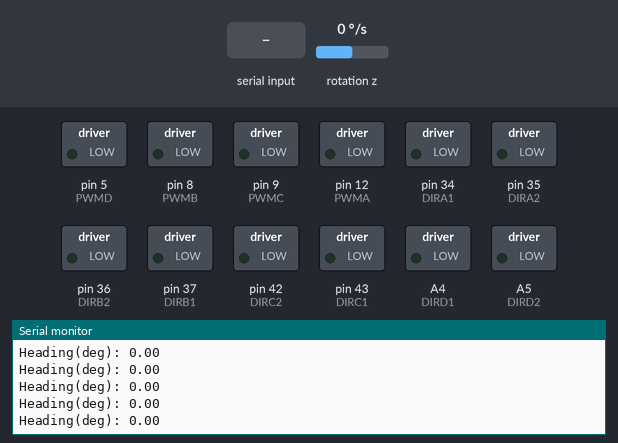
The sketch below on a simulated Arduino Mega 2560, built with avr-gcc and run on an emulated ATmega2560. On the bench: switched loads named in the sketch (green lamp = pin HIGH), the last lines printed to the serial monitor. Wiring (inferred from the names in the program): MPU-6050 motion sensor at I2C address 0x68. The test bench sets the inputs (shaded band); at power-on: rotation z 0 °/s.

Above: at 4.1 s.
4.2 s: "Z" received over Serial
At 4.32 s:
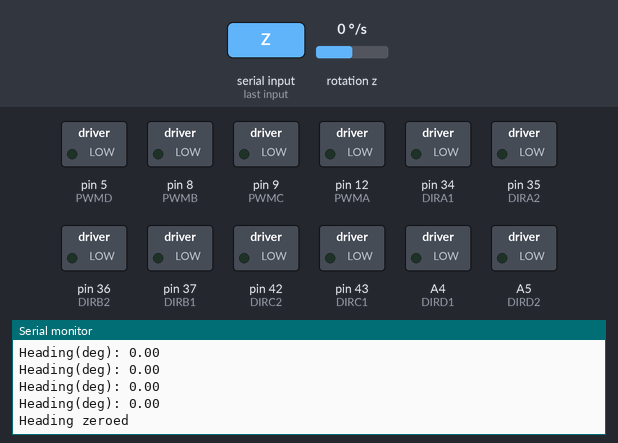
5.7 s: "T" received over Serial
7.2 s: "P" received over Serial
At 7.32 s:
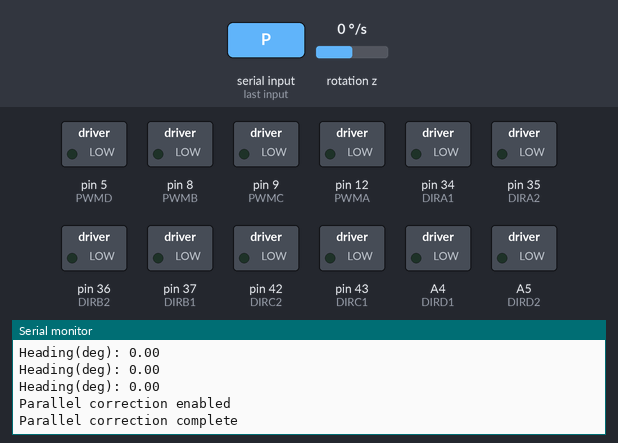

The sketch:

gyro_parallel_correction_test.ino
```cpp
#include <Arduino.h>
#include <Wire.h>

// 这个测试程序用于验证“陀螺仪平行矫正”逻辑。
// 程序会从 MPU6050 读取角速度，积分得到当前航向角，
// 然后控制底盘旋转回目标角度，用于测试停车后的平行修正。

// Motor pin mapping copied from Car_Volt_Feedback_24A.ino
#define PWMA 12
#define DIRA1 34
#define DIRA2 35

#define PWMB 8
#define DIRB1 37
#define DIRB2 36

#define PWMC 9
#define DIRC1 43
#define DIRC2 42

#define PWMD 5
#define DIRD1 A4
#define DIRD2 A5

#define MOTORA_FORWARD(pwm) do { digitalWrite(DIRA1, LOW);  digitalWrite(DIRA2, HIGH); analogWrite(PWMA, pwm); } while (0)
#define MOTORA_BACKOFF(pwm) do { digitalWrite(DIRA1, HIGH); digitalWrite(DIRA2, LOW);  analogWrite(PWMA, pwm); } while (0)
#define MOTORA_STOP()       do { digitalWrite(DIRA1, LOW);  digitalWrite(DIRA2, LOW);  analogWrite(PWMA, 0); } while (0)

#define MOTORB_FORWARD(pwm) do { digitalWrite(DIRB1, LOW);  digitalWrite(DIRB2, HIGH); analogWrite(PWMB, pwm); } while (0)
#define MOTORB_BACKOFF(pwm) do { digitalWrite(DIRB1, HIGH); digitalWrite(DIRB2, LOW);  analogWrite(PWMB, pwm); } while (0)
#define MOTORB_STOP()       do { digitalWrite(DIRB1, LOW);  digitalWrite(DIRB2, LOW);  analogWrite(PWMB, 0); } while (0)

#define MOTORC_FORWARD(pwm) do { digitalWrite(DIRC1, LOW);  digitalWrite(DIRC2, HIGH); analogWrite(PWMC, pwm); } while (0)
#define MOTORC_BACKOFF(pwm) do { digitalWrite(DIRC1, HIGH); digitalWrite(DIRC2, LOW);  analogWrite(PWMC, pwm); } while (0)
#define MOTORC_STOP()       do { digitalWrite(DIRC1, LOW);  digitalWrite(DIRC2, LOW);  analogWrite(PWMC, 0); } while (0)

#define MOTORD_FORWARD(pwm) do { digitalWrite(DIRD1, LOW);  digitalWrite(DIRD2, HIGH); analogWrite(PWMD, pwm); } while (0)
#define MOTORD_BACKOFF(pwm) do { digitalWrite(DIRD1, HIGH); digitalWrite(DIRD2, LOW);  analogWrite(PWMD, pwm); } while (0)
#define MOTORD_STOP()       do { digitalWrite(DIRD1, LOW);  digitalWrite(DIRD2, LOW);  analogWrite(PWMD, 0); } while (0)

const uint8_t MPU6050_ADDR = 0x68;
const float GYRO_SCALE_DPS_PER_LSB = 131.0f;  // FS_SEL = 0, +-250 deg/s
const float HEADING_TOLERANCE_DEG = 1.5f;
const int ROTATE_PWM = 120;

// headingDeg 表示当前相对零点的航向角。
// targetHeadingDeg 表示希望矫正回去的目标角度。
float gyroZBias = 0.0f;
float headingDeg = 0.0f;
float targetHeadingDeg = 0.0f;
unsigned long lastUpdateMicros = 0;
unsigned long lastTelemetryMs = 0;
bool correctionEnabled = false;

void stopCar() {
  MOTORA_STOP();
  MOTORB_STOP();
  MOTORC_STOP();
  MOTORD_STOP();
}

void rotateLeft(int pwm) {
  MOTORA_BACKOFF(pwm);
  MOTORB_BACKOFF(pwm);
  MOTORC_BACKOFF(pwm);
  MOTORD_BACKOFF(pwm);
}

void rotateRight(int pwm) {
  MOTORA_FORWARD(pwm);
  MOTORB_FORWARD(pwm);
  MOTORC_FORWARD(pwm);
  MOTORD_FORWARD(pwm);
}

void setupMotorPins() {
  pinMode(PWMA, OUTPUT);
  pinMode(DIRA1, OUTPUT);
  pinMode(DIRA2, OUTPUT);

  pinMode(PWMB, OUTPUT);
  pinMode(DIRB1, OUTPUT);
  pinMode(DIRB2, OUTPUT);

  pinMode(PWMC, OUTPUT);
  pinMode(DIRC1, OUTPUT);
  pinMode(DIRC2, OUTPUT);

  pinMode(PWMD, OUTPUT);
  pinMode(DIRD1, OUTPUT);
  pinMode(DIRD2, OUTPUT);
}

// 向 MPU6050 写寄存器的简单封装。
void writeMpuRegister(uint8_t reg, uint8_t value) {
  Wire.beginTransmission(MPU6050_ADDR);
  Wire.write(reg);
  Wire.write(value);
  Wire.endTransmission();
}

// 通过 I2C 从 MPU6050 连续读取若干字节。
bool readMpuBytes(uint8_t startReg, uint8_t count, uint8_t *buffer) {
  Wire.beginTransmission(MPU6050_ADDR);
  Wire.write(startReg);
  if (Wire.endTransmission(false) != 0) {
    return false;
  }

  uint8_t received = Wire.requestFrom(MPU6050_ADDR, count);
  if (received != count) {
    return false;
  }

  for (uint8_t i = 0; i < count; ++i) {
    buffer[i] = Wire.read();
  }
  return true;
}

// 唤醒 MPU6050，并把陀螺仪量程设置为 +-250 deg/s，
// 这样做小角度修正时分辨率更高。
bool initMpu6050() {
  Wire.begin();
  writeMpuRegister(0x6B, 0x00);  // wake up
  writeMpuRegister(0x1B, 0x00);  // gyro +-250 deg/s
  delay(100);

  uint8_t whoAmI = 0;
  if (!readMpuBytes(0x75, 1, &whoAmI)) {
    return false;
  }
  return whoAmI == 0x68;
}

// 读取 Z 轴角速度，单位是度每秒。
float readGyroZDps() {
  uint8_t buffer[2];
  if (!readMpuBytes(0x47, 2, buffer)) {
    return 0.0f;
  }

  int16_t rawGyroZ = (static_cast<int16_t>(buffer[0]) << 8) | buffer[1];
  return static_cast<float>(rawGyroZ) / GYRO_SCALE_DPS_PER_LSB;
}

// 在小车静止时估计陀螺仪零偏，减少后续积分漂移。
void calibrateGyroBias() {
  const int sampleCount = 500;
  float sum = 0.0f;

  stopCar();
  Serial.println("Calibrating gyro. Keep the robot still.");
  delay(500);

  for (int i = 0; i < sampleCount; ++i) {
    sum += readGyroZDps();
    delay(4);
  }

  gyroZBias = sum / sampleCount;
  headingDeg = 0.0f;
  targetHeadingDeg = 0.0f;
  Serial.print("Gyro bias(dps): ");
  Serial.println(gyroZBias, 4);
}

// 对 Z 轴角速度做时间积分，得到当前航向角估计值。
void updateHeading() {
  unsigned long now = micros();
  if (lastUpdateMicros == 0) {
    lastUpdateMicros = now;
    return;
  }

  float dt = (now - lastUpdateMicros) / 1000000.0f;
  lastUpdateMicros = now;

  float gyroZ = readGyroZDps() - gyroZBias;
  headingDeg += gyroZ * dt;
}

// 根据当前误差控制底盘左转或右转，直到误差进入容差范围。
void runCorrection() {
  float errorDeg = targetHeadingDeg - headingDeg;

  if (errorDeg > HEADING_TOLERANCE_DEG) {
    rotateRight(ROTATE_PWM);
  } else if (errorDeg < -HEADING_TOLERANCE_DEG) {
    rotateLeft(ROTATE_PWM);
  } else {
    stopCar();
    correctionEnabled = false;
    Serial.println("Parallel correction complete");
  }
}

void printHelp() {
  Serial.println("Gyro parallel correction test ready.");
  Serial.println("Commands:");
  Serial.println("  C - calibrate gyro bias");
  Serial.println("  Z - zero current heading");
  Serial.println("  T - set current heading as target");
  Serial.println("  P - start correction to target heading");
  Serial.println("  X - stop correction");
  Serial.println("  H - print heading now");
}

// 串口命令用于测试时手动触发校准、清零、记录目标角和启动修正。
void handleCommand(char cmd) {
  switch (cmd) {
    case 'C':
    case 'c':
      calibrateGyroBias();
      break;
    case 'Z':
    case 'z':
      headingDeg = 0.0f;
      targetHeadingDeg = 0.0f;
      Serial.println("Heading zeroed");
      break;
    case 'T':
    case 't':
      targetHeadingDeg = headingDeg;
      Serial.print("Target heading set to ");
      Serial.println(targetHeadingDeg, 2);
      break;
    case 'P':
    case 'p':
      correctionEnabled = true;
      Serial.println("Parallel correction enabled");
      break;
    case 'X':
    case 'x':
      correctionEnabled = false;
      stopCar();
      Serial.println("Parallel correction disabled");
      break;
    case 'H':
    case 'h':
      Serial.print("Heading(deg): ");
      Serial.println(headingDeg, 2);
      break;
    default:
      break;
  }
}

void setup() {
  Serial.begin(115200);
  setupMotorPins();
  stopCar();

  if (!initMpu6050()) {
    Serial.println("MPU6050 init failed");
    while (true) {
      delay(1000);
    }
  }

  calibrateGyroBias();
  printHelp();
}

void loop() {
  // 即使当前没有启动修正，也持续更新航向角估计。
  updateHeading();

  if (Serial.available() > 0) {
    handleCommand(Serial.read());
  }

  if (correctionEnabled) {
    runCorrection();
  }

  if (millis() - lastTelemetryMs >= 200) {
    Serial.print("Heading(deg): ");
    Serial.println(headingDeg, 2);
    lastTelemetryMs = millis();
  }
}
```

Measured:
- after the input at 4.2 s, the serial monitor: prints a new line at once (image 1)
- after the input at 7.2 s, the serial monitor: prints a new line at once (image 2)
